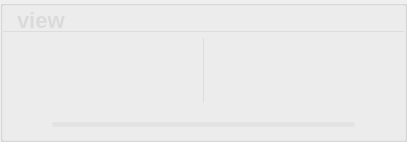
          <widget class="QGroupBox" name="groupBox_201">
           <property name="styleSheet">
            <string notr="true">#groupBox_201{
background-color: rgba(95, 95, 95, 20);
border: 0px solid #42adff;
border-left: 1px solid rgba(200, 200, 200,100);
border-right: 0px solid rgba(29, 83, 185, 255);
border-radius:0px;}</string>
           </property>
           <property name="title">
            <string/>
           </property>
           <layout class="QVBoxLayout" name="verticalLayout_4" stretch="0,1,0">
            <property name="leftMargin">
             <number>0</number>
            </property>
            <property name="topMargin">
             <number>0</number>
            </property>
            <property name="rightMargin">
             <number>0</number>
            </property>
            <property name="bottomMargin">
             <number>0</number>
            </property>
            <item>
             <widget class="QGroupBox" name="groupBox_3">
              <property name="sizePolicy">
               <sizepolicy hsizetype="Preferred" vsizetype="Preferred">
                <horstretch>1</horstretch>
                <verstretch>0</verstretch>
               </sizepolicy>
              </property>
              <property name="minimumSize">
               <size>
                <width>0</width>
                <height>26</height>
               </size>
              </property>
              <property name="maximumSize">
               <size>
                <width>16777215</width>
                <height>26</height>
               </size>
              </property>
              <property name="styleSheet">
               <string notr="true">#groupBox_3{
border: 0px solid #42adff;
border-bottom: 1px solid rgba(200, 200, 200,100);
border-radius:0px;}</string>
              </property>
              <property name="title">
               <string/>
              </property>
              <layout class="QHBoxLayout" name="horizontalLayout_6">
               <property name="leftMargin">
                <number>11</number>
               </property>
               <property name="topMargin">
                <number>0</number>
               </property>
               <property name="rightMargin">
                <number>11</number>
               </property>
               <property name="bottomMargin">
                <number>0</number>
               </property>
               <item>
                <widget class="QLabel" name="label_6">
                 <property name="minimumSize">
                  <size>
                   <width>0</width>
                   <height>0</height>
                  </size>
                 </property>
                 <property name="maximumSize">
                  <size>
                   <width>16777215</width>
                   <height>30</height>
                  </size>
                 </property>
                 <property name="styleSheet">
                  <string notr="true">QLabel
{
	font-size: 22px;
	font-family: &quot;Microsoft YaHei&quot;;
	font-weight: bold;
 		border-radius:9px;
		background:rgba(66, 195, 255, 0);
color: rgb(218, 218, 218);
}
</string>
                 </property>
                 <property name="text">
                  <string>view</string>
                 </property>
                </widget>
               </item>
               <item>
                <spacer name="horizontalSpacer_14">
                 <property name="orientation">
                  <enum>Qt::Horizontal</enum>
                 </property>
                 <property name="sizeHint" stdset="0">
                  <size>
                   <width>40</width>
                   <height>20</height>
                  </size>
                 </property>
                </spacer>
               </item>
               <item>
                <widget class="QLabel" name="fps_label">
                 <property name="minimumSize">
                  <size>
                   <width>100</width>
                   <height>26</height>
                  </size>
                 </property>
                 <property name="maximumSize">
                  <size>
                   <width>100</width>
                   <height>26</height>
                  </size>
                 </property>
                 <property name="styleSheet">
                  <string notr="true">QLabel
{
	font-size: 20px;
	font-family: &quot;Microsoft YaHei&quot;;
	font-weight: bold;
 		border-radius:9px;
		background:rgba(66, 195, 255, 0);
color: rgb(218, 218, 218);
}
</string>
                 </property>
                 <property name="text">
                  <string/>
                 </property>
                 <property name="alignment">
                  <set>Qt::AlignCenter</set>
                 </property>
                </widget>
               </item>
              </layout>
             </widget>
            </item>
            <item>
             <widget class="QSplitter" name="splitter">
              <property name="enabled">
               <bool>true</bool>
              </property>
              <property name="styleSheet">
               <string notr="true">#splitter::handle{background: 1px solid  rgba(200, 200, 200,100);}</string>
              </property>
              <property name="frameShape">
               <enum>QFrame::NoFrame</enum>
              </property>
              <property name="lineWidth">
               <number>10</number>
              </property>
              <property name="orientation">
               <enum>Qt::Horizontal</enum>
              </property>
              <property name="handleWidth">
               <number>1</number>
              </property>
              <widget class="Label_click_Mouse" name="raw_video">
               <property name="enabled">
                <bool>true</bool>
               </property>
               <property name="sizePolicy">
                <sizepolicy hsizetype="Ignored" vsizetype="Ignored">
                 <horstretch>0</horstretch>
                 <verstretch>0</verstretch>
                </sizepolicy>
               </property>
               <property name="minimumSize">
                <size>
                 <width>200</width>
                 <height>0</height>
                </size>
               </property>
               <property name="font">
                <font>
                 <family>微软雅黑</family>
                 <pointsize>36</pointsize>
                </font>
               </property>
               <property name="cursor">
                <cursorShape>ArrowCursor</cursorShape>
               </property>
               <property name="styleSheet">
                <string notr="true">color: rgb(218, 218, 218);
</string>
               </property>
               <property name="text">
                <string/>
               </property>
               <property name="scaledContents">
                <bool>false</bool>
               </property>
               <property name="alignment">
                <set>Qt::AlignCenter</set>
               </property>
              </widget>
              <widget class="Label_click_Mouse" name="out_video">
               <property name="enabled">
                <bool>true</bool>
               </property>
               <property name="sizePolicy">
                <sizepolicy hsizetype="Ignored" vsizetype="Ignored">
                 <horstretch>0</horstretch>
                 <verstretch>0</verstretch>
                </sizepolicy>
               </property>
               <property name="minimumSize">
                <size>
                 <width>200</width>
                 <height>0</height>
                </size>
               </property>
               <property name="font">
                <font>
                 <family>微软雅黑</family>
                 <pointsize>36</pointsize>
                </font>
               </property>
               <property name="cursor">
                <cursorShape>ArrowCursor</cursorShape>
               </property>
               <property name="styleSheet">
                <string notr="true">color: rgb(218, 218, 218);
</string>
               </property>
               <property name="text">
                <string/>
               </property>
               <property name="scaledContents">
                <bool>false</bool>
               </property>
               <property name="alignment">
                <set>Qt::AlignCenter</set>
               </property>
              </widget>
             </widget>
            </item>
            <item>
             <layout class="QHBoxLayout" name="horizontalLayout_12">
              <property name="leftMargin">
               <number>11</number>
              </property>
              <property name="rightMargin">
               <number>11</number>
              </property>
              <item>
               <widget class="QPushButton" name="runButton">
                <property name="minimumSize">
                 <size>
                  <width>30</width>
                  <height>30</height>
                 </size>
                </property>
                <property name="styleSheet">
                 <string notr="true">QPushButton {
border-style: solid;
border-width: 0px;
border-radius: 0px;
background-color: rgba(223, 223, 223, 0);
}
QPushButton::focus{outline: none;}
QPushButton::hover {
border-style: solid;
border-width: 0px;
border-radius: 0px;
background-color: rgba(223, 223, 223, 150);}</string>
                </property>
                <property name="text">
                 <string/>
                </property>
                <property name="icon">
                 <iconset resource="../apprcc.qrc">
                  <normaloff>:/img/icon/运行.png</normaloff>
                  <normalon>:/img/icon/暂停.png</normalon>
                  <disabledoff>:/img/icon/运行.png</disabledoff>
                  <disabledon>:/img/icon/暂停.png</disabledon>
                  <activeoff>:/img/icon/运行.png</activeoff>
                  <activeon>:/img/icon/暂停.png</activeon>
                  <selectedoff>:/img/icon/运行.png</selectedoff>
                  <selectedon>:/img/icon/暂停.png</selectedon>:/img/icon/运行.png</iconset>
                </property>
                <property name="iconSize">
                 <size>
                  <width>30</width>
                  <height>30</height>
                 </size>
                </property>
                <property name="checkable">
                 <bool>true</bool>
                </property>
               </widget>
              </item>
              <item>
               <widget class="QProgressBar" name="progressBar">
                <property name="minimumSize">
                 <size>
                  <width>0</width>
                  <height>5</height>
                 </size>
                </property>
                <property name="maximumSize">
                 <size>
                  <width>16777215</width>
                  <height>3</height>
                 </size>
                </property>
                <property name="styleSheet">
                 <string notr="true">QProgressBar{ color: rgb(255, 255, 255); font:12pt; border-radius:2px; text-align:center; border:none; background-color: rgba(215, 215, 215,100);} 
QProgressBar:chunk{ border-radius:0px; background: rgba(55, 55, 55, 200);}</string>
                </property>
                <property name="maximum">
                 <number>1000</number>
                </property>
                <property name="value">
                 <number>0</number>
                </property>
                <property name="textVisible">
                 <bool>false</bool>
                </property>
               </widget>
              </item>
              <item>
               <widget class="QPushButton" name="stopButton">
                <property name="minimumSize">
                 <size>
                  <width>30</width>
                  <height>30</height>
                 </size>
                </property>
                <property name="styleSheet">
                 <string notr="true">QPushButton {
border-style: solid;
border-width: 0px;
border-radius: 0px;
background-color: rgba(223, 223, 223, 0);
}
QPushButton::focus{outline: none;}
QPushButton::hover {
border-style: solid;
border-width: 0px;
border-radius: 0px;
background-color: rgba(223, 223, 223, 150);}</string>
                </property>
                <property name="text">
                 <string/>
                </property>
                <property name="icon">
                 <iconset resource="../apprcc.qrc">
                  <normaloff>:/img/icon/终止.png</normaloff>:/img/icon/终止.png</iconset>
                </property>
                <property name="iconSize">
                 <size>
                  <width>30</width>
                  <height>30</height>
                 </size>
                </property>
               </widget>
              </item>
             </layout>
            </item>
           </layout>
          </widget>
